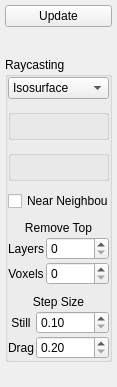
<?xml version="1.0" encoding="UTF-8"?>
<ui version="4.0">
 <class>RaycastMenu</class>
 <widget class="QWidget" name="RaycastMenu">
  <property name="geometry">
   <rect>
    <x>0</x>
    <y>0</y>
    <width>117</width>
    <height>387</height>
   </rect>
  </property>
  <property name="sizePolicy">
   <sizepolicy hsizetype="Minimum" vsizetype="Preferred">
    <horstretch>0</horstretch>
    <verstretch>0</verstretch>
   </sizepolicy>
  </property>
  <property name="minimumSize">
   <size>
    <width>50</width>
    <height>0</height>
   </size>
  </property>
  <property name="maximumSize">
   <size>
    <width>200</width>
    <height>16777215</height>
   </size>
  </property>
  <property name="windowTitle">
   <string>Raycast Menu</string>
  </property>
  <layout class="QVBoxLayout" name="verticalLayout">
   <property name="spacing">
    <number>10</number>
   </property>
   <property name="leftMargin">
    <number>5</number>
   </property>
   <property name="topMargin">
    <number>5</number>
   </property>
   <property name="rightMargin">
    <number>5</number>
   </property>
   <property name="bottomMargin">
    <number>5</number>
   </property>
   <item>
    <widget class="QPushButton" name="update">
     <property name="text">
      <string>Update</string>
     </property>
    </widget>
   </item>
   <item>
    <spacer name="verticalSpacer_3">
     <property name="orientation">
      <enum>Qt::Vertical</enum>
     </property>
     <property name="sizeType">
      <enum>QSizePolicy::Fixed</enum>
     </property>
     <property name="sizeHint" stdset="0">
      <size>
       <width>20</width>
       <height>20</height>
      </size>
     </property>
    </spacer>
   </item>
   <item>
    <widget class="QGroupBox" name="raycastParam">
     <property name="sizePolicy">
      <sizepolicy hsizetype="Preferred" vsizetype="Preferred">
       <horstretch>0</horstretch>
       <verstretch>0</verstretch>
      </sizepolicy>
     </property>
     <property name="title">
      <string>Raycasting</string>
     </property>
     <layout class="QVBoxLayout" name="verticalLayout_8">
      <property name="spacing">
       <number>10</number>
      </property>
      <property name="leftMargin">
       <number>0</number>
      </property>
      <property name="topMargin">
       <number>0</number>
      </property>
      <property name="rightMargin">
       <number>0</number>
      </property>
      <property name="bottomMargin">
       <number>0</number>
      </property>
      <item>
       <widget class="QComboBox" name="raycastStyle">
        <item>
         <property name="text">
          <string>Isosurface</string>
         </property>
        </item>
        <item>
         <property name="text">
          <string>Raycasting</string>
         </property>
        </item>
        <item>
         <property name="text">
          <string>Xray</string>
         </property>
        </item>
       </widget>
      </item>
      <item>
       <widget class="QGroupBox" name="raycastBox">
        <property name="title">
         <string/>
        </property>
        <layout class="QVBoxLayout" name="verticalLayout_4">
         <property name="spacing">
          <number>0</number>
         </property>
         <property name="leftMargin">
          <number>0</number>
         </property>
         <property name="topMargin">
          <number>0</number>
         </property>
         <property name="rightMargin">
          <number>0</number>
         </property>
         <property name="bottomMargin">
          <number>0</number>
         </property>
         <item>
          <layout class="QVBoxLayout" name="popupRay"/>
         </item>
        </layout>
       </widget>
      </item>
      <item>
       <widget class="QGroupBox" name="surfaceBox">
        <property name="title">
         <string/>
        </property>
        <property name="checkable">
         <bool>false</bool>
        </property>
        <layout class="QVBoxLayout" name="verticalLayout_9">
         <property name="spacing">
          <number>0</number>
         </property>
         <property name="leftMargin">
          <number>0</number>
         </property>
         <property name="topMargin">
          <number>0</number>
         </property>
         <property name="rightMargin">
          <number>0</number>
         </property>
         <property name="bottomMargin">
          <number>0</number>
         </property>
         <item>
          <layout class="QVBoxLayout" name="popupLight"/>
         </item>
        </layout>
       </widget>
      </item>
      <item>
       <widget class="QCheckBox" name="nearest">
        <property name="text">
         <string>Near Neighbour</string>
        </property>
       </widget>
      </item>
      <item>
       <layout class="QGridLayout" name="gridLayout_2" columnstretch="0,1">
        <property name="topMargin">
         <number>0</number>
        </property>
        <property name="bottomMargin">
         <number>0</number>
        </property>
        <property name="spacing">
         <number>2</number>
        </property>
        <item row="5" column="0">
         <widget class="QLabel" name="label">
          <property name="text">
           <string>Voxels</string>
          </property>
          <property name="alignment">
           <set>Qt::AlignCenter</set>
          </property>
         </widget>
        </item>
        <item row="4" column="0">
         <widget class="QLabel" name="label_8">
          <property name="sizePolicy">
           <sizepolicy hsizetype="Preferred" vsizetype="Preferred">
            <horstretch>0</horstretch>
            <verstretch>0</verstretch>
           </sizepolicy>
          </property>
          <property name="minimumSize">
           <size>
            <width>0</width>
            <height>0</height>
           </size>
          </property>
          <property name="text">
           <string>Layers</string>
          </property>
          <property name="alignment">
           <set>Qt::AlignCenter</set>
          </property>
         </widget>
        </item>
        <item row="4" column="1">
         <widget class="QSpinBox" name="skipLayers">
          <property name="maximumSize">
           <size>
            <width>16777215</width>
            <height>16777215</height>
           </size>
          </property>
          <property name="alignment">
           <set>Qt::AlignLeading|Qt::AlignLeft|Qt::AlignVCenter</set>
          </property>
          <property name="maximum">
           <number>200</number>
          </property>
         </widget>
        </item>
        <item row="3" column="0" colspan="2">
         <widget class="QLabel" name="label_3">
          <property name="text">
           <string>Remove Top</string>
          </property>
          <property name="alignment">
           <set>Qt::AlignCenter</set>
          </property>
         </widget>
        </item>
        <item row="5" column="1">
         <widget class="QSpinBox" name="skipVoxels">
          <property name="maximum">
           <number>500</number>
          </property>
         </widget>
        </item>
       </layout>
      </item>
      <item>
       <layout class="QGridLayout" name="gridLayout" columnstretch="0,1">
        <property name="topMargin">
         <number>0</number>
        </property>
        <property name="spacing">
         <number>2</number>
        </property>
        <item row="3" column="1">
         <widget class="QDoubleSpinBox" name="dragStep">
          <property name="minimum">
           <double>0.200000000000000</double>
          </property>
          <property name="maximum">
           <double>10.000000000000000</double>
          </property>
          <property name="singleStep">
           <double>0.100000000000000</double>
          </property>
         </widget>
        </item>
        <item row="2" column="1">
         <widget class="QDoubleSpinBox" name="stillStep">
          <property name="minimum">
           <double>0.100000000000000</double>
          </property>
          <property name="maximum">
           <double>10.000000000000000</double>
          </property>
          <property name="singleStep">
           <double>0.100000000000000</double>
          </property>
         </widget>
        </item>
        <item row="2" column="0">
         <widget class="QLabel" name="label_9">
          <property name="text">
           <string>Still</string>
          </property>
          <property name="alignment">
           <set>Qt::AlignCenter</set>
          </property>
         </widget>
        </item>
        <item row="3" column="0">
         <widget class="QLabel" name="label_10">
          <property name="text">
           <string>Drag</string>
          </property>
          <property name="alignment">
           <set>Qt::AlignCenter</set>
          </property>
         </widget>
        </item>
        <item row="1" column="0" colspan="2">
         <widget class="QLabel" name="label_4">
          <property name="text">
           <string>Step Size</string>
          </property>
          <property name="alignment">
           <set>Qt::AlignCenter</set>
          </property>
         </widget>
        </item>
       </layout>
      </item>
     </layout>
    </widget>
   </item>
   <item>
    <spacer name="verticalSpacer">
     <property name="orientation">
      <enum>Qt::Vertical</enum>
     </property>
     <property name="sizeHint" stdset="0">
      <size>
       <width>20</width>
       <height>40</height>
      </size>
     </property>
    </spacer>
   </item>
  </layout>
 </widget>
 <resources/>
 <connections/>
</ui>
